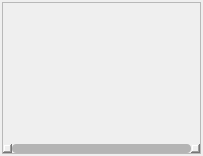
<?xml version="1.0" encoding="UTF-8"?>
<ui version="4.0">
 <class>Emoji</class>
 <widget class="QWidget" name="Emoji">
  <property name="geometry">
   <rect>
    <x>0</x>
    <y>0</y>
    <width>203</width>
    <height>156</height>
   </rect>
  </property>
  <property name="minimumSize">
   <size>
    <width>203</width>
    <height>156</height>
   </size>
  </property>
  <property name="maximumSize">
   <size>
    <width>342</width>
    <height>156</height>
   </size>
  </property>
  <property name="windowTitle">
   <string>Form</string>
  </property>
  <property name="styleSheet">
   <string notr="true"/>
  </property>
  <layout class="QGridLayout" name="gridLayout">
   <property name="leftMargin">
    <number>2</number>
   </property>
   <property name="topMargin">
    <number>2</number>
   </property>
   <property name="rightMargin">
    <number>2</number>
   </property>
   <property name="bottomMargin">
    <number>2</number>
   </property>
   <property name="spacing">
    <number>0</number>
   </property>
   <item row="0" column="0">
    <widget class="QScrollArea" name="scrollArea">
     <property name="minimumSize">
      <size>
       <width>0</width>
       <height>0</height>
      </size>
     </property>
     <property name="maximumSize">
      <size>
       <width>16777215</width>
       <height>16777215</height>
      </size>
     </property>
     <property name="font">
      <font>
       <family>微软雅黑</family>
       <stylestrategy>PreferAntialias</stylestrategy>
      </font>
     </property>
     <property name="styleSheet">
      <string notr="true">QScrollBar:horizontal
{
    height:9px;
    background:rgb(240,240,240);
    padding-left:9px;
    padding-right:9px;
}
QScrollBar::handle:horizontal
{
    height:9px;
    background:rgba(0,0,0,25%);
    border-radius:4px;
}
QScrollBar::handle:horizontal:hover
{
    height:9px;
    background:rgba(0,0,0,50%);
    border-radius:4px;
    min-height:20;
}

/*按钮控件样式*/
QPushButton{
    background-color:rgb(240, 240, 240);
    border:none;
}
QPushButton:hover{
    background-color:rgb(230, 230, 230);
}
QPushButton:pressed{
    background-color:rgb(230, 230, 230);
}


</string>
     </property>
     <property name="verticalScrollBarPolicy">
      <enum>Qt::ScrollBarAlwaysOff</enum>
     </property>
     <property name="horizontalScrollBarPolicy">
      <enum>Qt::ScrollBarAlwaysOn</enum>
     </property>
     <property name="widgetResizable">
      <bool>true</bool>
     </property>
     <widget class="QWidget" name="scrollAreaWidgetContents">
      <property name="geometry">
       <rect>
        <x>0</x>
        <y>0</y>
        <width>197</width>
        <height>141</height>
       </rect>
      </property>
      <layout class="QGridLayout" name="gridLayout_2">
       <property name="leftMargin">
        <number>0</number>
       </property>
       <property name="topMargin">
        <number>0</number>
       </property>
       <property name="rightMargin">
        <number>0</number>
       </property>
       <property name="bottomMargin">
        <number>0</number>
       </property>
       <property name="spacing">
        <number>0</number>
       </property>
       <item row="0" column="0">
        <layout class="QGridLayout" name="gridLayout_emoji">
         <property name="spacing">
          <number>0</number>
         </property>
        </layout>
       </item>
      </layout>
     </widget>
    </widget>
   </item>
  </layout>
 </widget>
 <resources/>
 <connections/>
</ui>
